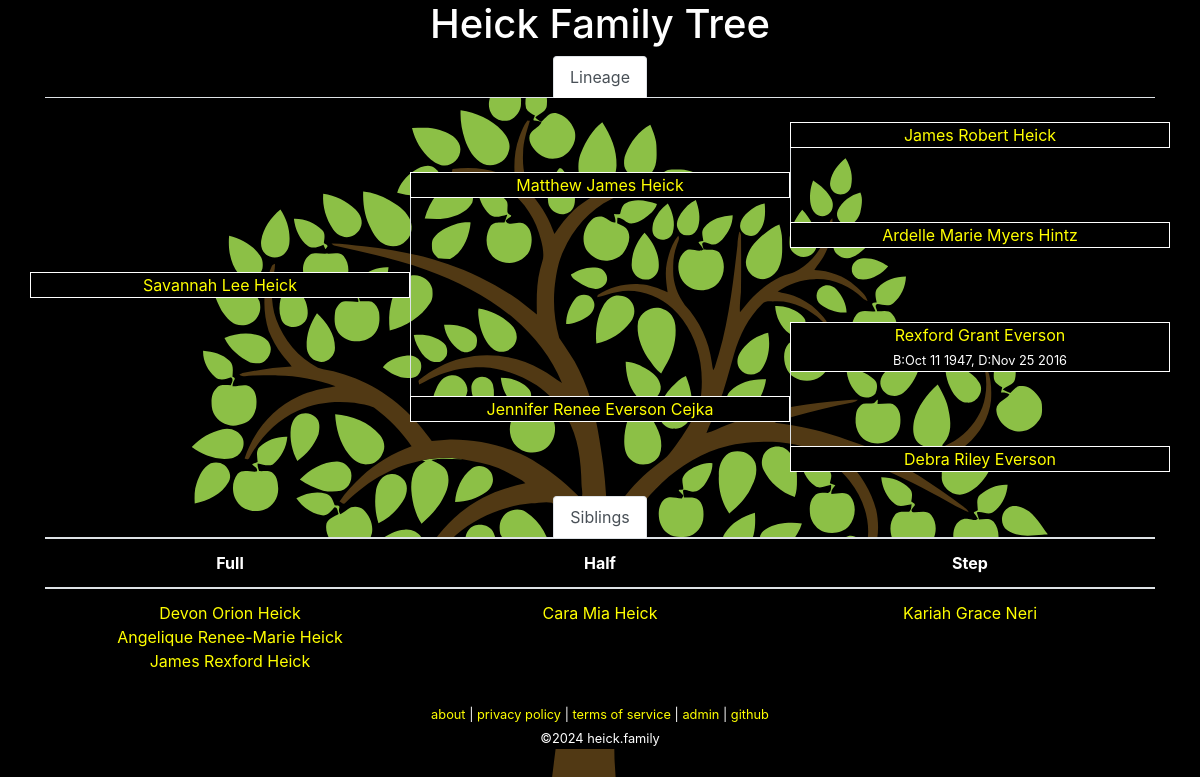
Screenshot of /tree.php?id=12 with the database file from the repository.
### tables this page shows
CREATE TABLE `family` (
  `id` int(10) unsigned NOT NULL AUTO_INCREMENT COMMENT 'primary key',
  `name` char(200) NOT NULL,
  `parent-bio-x` int(10) unsigned NOT NULL DEFAULT 0 COMMENT 'mother xx',
  `parent-bio-y` int(10) unsigned NOT NULL DEFAULT 0 COMMENT 'father xy',
  `parent-adopt-x` int(10) unsigned NOT NULL DEFAULT 0,
  `parent-adopt-y` int(10) unsigned NOT NULL DEFAULT 0,
  `partner` int(10) unsigned NOT NULL DEFAULT 0,
  `dob` char(10) NOT NULL DEFAULT '0000-00-00' COMMENT 'date of birth ymd',
  `dod` char(10) NOT NULL DEFAULT '0000-00-00' COMMENT 'date of death ymd',
  `lastupdated` datetime NOT NULL DEFAULT current_timestamp() ON UPDATE current_timestamp(),
  PRIMARY KEY (`id`)
);

### lib/Family.php (called while the page is built, shortened)
<?php
class Family
{
	private static $link = null;
	public static function getPerson($id = 0)
	{
		if ($id == 0)
		{
			return [];
		}
		$query = 'SELECT * FROM `family` WHERE `id`=' . self::_escape($id) . ' LIMIT 1';
		$result = self::_query($query);
		while ($row = mysqli_fetch_assoc($result)) {
			return $row;
		}
		return [];
	}
	public static function getParents($id = 0)
	{
		$person = self::getPerson($id);
		$parent_bio_x = isset($person['parent-bio-x']) ? $person['parent-bio-x'] : 0;
		$parent_bio_y = isset($person['parent-bio-y']) ? $person['parent-bio-y'] : 0;
		$parent_adopt_a = isset($person['parent-adopt-x']) ? $person['parent-adopt-x'] : 0;
		$parent_adopt_b = isset($person['parent-adopt-y']) ? $person['parent-adopt-y'] : 0;
		$data = [
			'bio-x' => self::getPerson($parent_bio_x),
			'bio-y' => self::getPerson($parent_bio_y),
			'adopt-x' => self::getPerson($parent_adopt_a),
			'adopt-y' => self::getPerson($parent_adopt_b),
		];
		return $data;
	}
	public static function getPartner($id = 0)
	{
		$person = self::getPerson($id);
		$partner = isset($person['partner']) ? $person['partner'] : 0;
		if ($partner == 0)
		{
			return [];
		}
		return self::getPerson($partner);
	}
	public static function getSiblings($id = 0)
	{
		$data = [];
		$me = self::getPerson($id);
		$parentx = $me['parent-bio-x'];
		$parenty = $me['parent-bio-y'];
		if (($parentx > 0) && ($parenty > 0))
		{
			$full_siblings = [];
			$query = 'SELECT * FROM `family` WHERE (`parent-bio-x`=' . $parentx . ' AND `parent-bio-y`=' . $parenty . ') OR (`parent-bio-x`=' . $parenty . ' AND `parent-bio-y`=' . $parentx . ')';
			$result = self::_query($query);
			while ($row = mysqli_fetch_assoc($result))
			{
				if ($row['id'] != $id)
				{
					$full_siblings[] = $row['id'];
				}
			}
			if (count($full_siblings) > 0)
			{
				$data['full'] = $full_siblings;
			}
		}
		if (($parentx > 0) || ($parenty > 0))
		{
			$half_siblings = [];
			$parents = [];
			if ($parentx > 0)
			{
				$parents[] = $parentx;
			}
			if ($parenty > 0)
			{
				$parents[] = $parenty;
			}
			foreach ($parents as $parent)
			{
				$query = 'SELECT * FROM `family` WHERE (`parent-bio-x`=' . $parent . ' OR `parent-bio-y`=' . $parent . ')';
				$result = self::_query($query);
				while ($row = mysqli_fetch_assoc($result))
				{
					if ($row['id'] != $id)
					{
						$half_siblings[] = $row['id'];
					}
				}
			}
			if (count($half_siblings) > 0)
			{
				if (isset($data['full']) && (count($data['full']) > 0))
				{
					$data['half'] = [];
					foreach ($half_siblings as $p)
					{
						if (!in_array($p, $data['full']))
						{
							$data['half'][] = $p;
						}
					}
				}
				else
				{
					$data['half'] = $half_siblings;
				}
			}
		}
		if (($parentx > 0) || ($parenty > 0))
		{
			$step_siblings = [];
			$parents = [];
			if ($parentx > 0)
			{
				$parents[] = $parentx;
			}
			if ($parenty > 0)
			{
				$parents[] = $parenty;
			}
			$step_parents = [];
			foreach ($parents as $parent)
			{
				$them = self::getPerson($parent);
				if ($them['partner'] > 0)
				{
					$step_parents[] = $them['partner'];
				}
			}
			foreach ($step_parents as $step_parent)
			{
				$query = 'SELECT * FROM `family` WHERE (`parent-bio-x`=' . $step_parent . ' OR `parent-bio-y`=' . $step_parent . ')';
				$result = self::_query($query);
				while ($row = mysqli_fetch_assoc($result))
				{
					if ($row['id'] != $id)
					{
						$step_siblings[] = $row['id'];
					}
				}
			}
			if (count($step_siblings) > 0)
			{
				if ((count($data['half']) > 0) || (count($data['full']) > 0))
				{
					$data['step'] = [];
					foreach ($step_siblings as $p)
					{
						if (!in_array($p, $data['half']) && !in_array($p, $data['full']))
						{
							$data['step'][] = $p;
						}
					}
				}
				else
				{
					$data['step'] = $step_siblings;
				}
			}
		}
		return $data;
	}
	public static function getLineage($id = 0)
	{
		$lineage = [
			'partner' => ['id' => 0, 'name' => 'unknown' ],
			'parent-bio-x' => ['id' => 0, 'name' => 'unknown' ],
			'parent-bio-y' => ['id' => 0, 'name' => 'unknown' ],
			'parent-adopt-x' => ['id' => 0, 'name' => 'unknown' ],
			'parent-adopt-y' => ['id' => 0, 'name' => 'unknown' ],
			'parent-x-parent-bio-x' => ['id' => 0, 'name' => 'unknown' ],
			'parent-x-parent-bio-y' => ['id' => 0, 'name' => 'unknown' ],
			'parent-y-parent-bio-x' => ['id' => 0, 'name' => 'unknown' ],
			'parent-y-parent-bio-y' => ['id' => 0, 'name' => 'unknown' ],
		];
		$partner = self::getPartner($id);
		$lineage['partner']['id'] = isset($partner['id']) ? $partner['id'] : 0;
		$lineage['partner']['name'] = self::formatName(self::getPerson($lineage['partner']['id']));
		$parents = self::getParents($id);
		$lineage['parent-bio-x']['id'] = isset($parents['bio-x']['id']) ? $parents['bio-x']['id'] : 0;
		$lineage['parent-bio-x']['name'] = self::formatName(self::getPerson($lineage['parent-bio-x']['id']));
		$lineage['parent-bio-y']['id'] = isset($parents['bio-y']['id']) ? $parents['bio-y']['id'] : 0;
		$lineage['parent-bio-y']['name'] = self::formatName(self::getPerson($lineage['parent-bio-y']['id']));
		$lineage['parent-adopt-x']['id'] = isset($parents['adopt-x']['id']) ? $parents['adopt-x']['id'] : 0;
		$lineage['parent-adopt-x']['name'] = self::formatName(self::getPerson($lineage['parent-adopt-x']['id']));
		$lineage['parent-adopt-y']['id'] = isset($parents['adopt-y']['id']) ? $parents['adopt-y']['id'] : 0;
		$lineage['parent-adopt-y']['name'] = self::formatName(self::getPerson($lineage['parent-adopt-y']['id']));
		$parents = self::getParents($lineage['parent-bio-x']['id']);
		$lineage['parent-x-parent-bio-x']['id'] = isset($parents['bio-x']['id']) ? $parents['bio-x']['id'] : 0;
		$lineage['parent-x-parent-bio-x']['name'] = self::formatName(self::getPerson($lineage['parent-x-parent-bio-x']['id']));
		$lineage['parent-x-parent-bio-y']['id'] = isset($parents['bio-y']['id']) ? $parents['bio-y']['id'] : 0;
		$lineage['parent-x-parent-bio-y']['name'] = self::formatName(self::getPerson($lineage['parent-x-parent-bio-y']['id']));
		$parents = self::getParents($lineage['parent-bio-y']['id']);
		$lineage['parent-y-parent-bio-x']['id'] = isset($parents['bio-x']['id']) ? $parents['bio-x']['id'] : 0;
		$lineage['parent-y-parent-bio-x']['name'] = self::formatName(self::getPerson($lineage['parent-y-parent-bio-x']['id']));
		$lineage['parent-y-parent-bio-y']['id'] = isset($parents['bio-y']['id']) ? $parents['bio-y']['id'] : 0;
		$lineage['parent-y-parent-bio-y']['name'] = self::formatName(self::getPerson($lineage['parent-y-parent-bio-y']['id']));
		return $lineage;
	}
	public static function formatName($id = [])
	{
		if (isset($id['name']))
		{
			return $id['name'];
		}
		return 'Unknown';
	}
	protected static function _query($query = null)
	{
		$result = mysqli_query(self::$link, $query);
		return $result;
	}
	protected static function _escape($string = "")
	{
		return mysqli_real_escape_string(self::$link, $string);
	}
	protected static function _connect()
	{
		if (!is_null(self::$link))
		{
			return;
		}
		$config = json_decode(file_get_contents('../conf/configuration.json'), true);
		$db = $config['database'];
		self::$link = mysqli_connect($db['hostname'], $db['username'], $db['password'], $db['database']);
		return;
	}
}

### www/tree.php (the view, shortened to what this page needs)
<?php
require_once('../lib/Family.php');
$id = isset($_GET['id']) ? intval($_GET['id']) : null;
$me = Family::getPerson($id);
$lineage = Family::getLineage($me['id']);
$lineage['me'] = [
	'id' => $me['id'],
	'name' => Family::formatName($me),
];
function showMember($fam, $extra = '')
{
	if ($fam['id'] == 0)
	{
		echo $fam['name'];
	}
	else
	{
		echo '<a href="?id=' . $fam['id'] . '">' . $fam['name'] . '</a>';
		$data = Family::getPerson($fam['id']);
		$subtext = '';
		if ($data['dod'] != '0000-00-00')
		{
			if ($data['dob'] != '0000-00-00')
			{
				$subtext .= 'B:' . date("M j Y", strtotime($data['dob']));
			}
			if (strlen($subtext) > 0)
			{
				$subtext .= ',&nbsp;';
			}
			$subtext .= 'D:' . date("M j Y", strtotime($data['dod']));
		}
		if (strlen($subtext) > 0)
		{
			echo '<br />';
			echo '<span class="small">' . $subtext . '</span>';
		}
	}
}
?><!DOCTYPE html>
<html lang="en">
	<head>
		<link rel="stylesheet" href="https://cdn.jsdelivr.net/npm/bootstrap@4.6.0/dist/css/bootstrap.min.css">
		<link rel="stylesheet" href="media/theme.css">
		<link rel="stylesheet" href="media/tree.css">
	</head>
	<body>
		<div class="container">
<?php require_once("header.php"); ?>
			<div class="row">
				<div class="col">
					<ul class="nav nav-tabs justify-content-center">
						<li class="nav-item">
							<a class="nav-link active" id='tab-lineage' href="#">Lineage</a>
						</li>
					</ul>
				</div>
			</div>
			<div class="row">
				<div class="col-4">&nbsp;</div>
				<div class="col-4">&nbsp;</div>
				<div class="col-4">&nbsp;</div>
			</div>
			<div class="row">
				<div class="col-4">&nbsp;</div>
				<div class="col-4">&nbsp;</div>
				<div title="grandparent" class="col-4 text-center border-full background-black"><?php showMember($lineage['parent-y-parent-bio-y']); ?></div>
			</div>
			<div class="row">
				<div class="col-4">&nbsp;</div>
				<div class="col-4">&nbsp;</div>
				<div class="col-4 border-left">&nbsp;</div>
			</div>
			<div class="row">
				<div class="col-4">&nbsp;</div>
				<div title="parent" class="col-4 text-center border-full background-black"><?php
if ((($lineage['parent-bio-y']['id'] != 0) && ($lineage['parent-adopt-y']['id'] != 0)) || ($lineage['parent-adopt-y']['id'] != 0))
	if ($lineage['parent-bio-y']['id'] == 0)
	{
		showMember($lineage['parent-adopt-y'], '(adopted)');
	}
	else
	{
		showMember($lineage['parent-bio-y'], '(bio)');
		echo '<br />';
		showMember($lineage['parent-adopt-y'], '(adopted)');
	}
else {
	showMember($lineage['parent-bio-y']);
}
?></div>
				<div class="col-4 border-left">&nbsp;</div>
			</div>
			<div class="row">
				<div class="col-4">&nbsp;</div>
				<div class="col-4 border-left">&nbsp;</div>
				<div class="col-4 border-left">&nbsp;</div>
			</div>
			<div class="row">
				<div class="col-4">&nbsp;</div>
				<div class="col-4 border-left">&nbsp;</div>
				<div title="grandparent" class="col-4 text-center border-full background-black"><?php showMember($lineage['parent-y-parent-bio-x']); ?></div>
			</div>
			<div class="row">
				<div class="col-4">&nbsp;</div>
				<div class="col-4 border-left">&nbsp;</div>
				<div class="col-4">&nbsp;</div>
			</div>
			<div class="row">
				<div title="self" class="col-4 text-center border-full background-black"><?php showMember($lineage['me']); ?></div>
				<div class="col-4 border-left">&nbsp;</div>
				<div class="col-4">&nbsp;</div>
			</div>
			<div class="row">
				<div class="col-4">&nbsp;</div>
				<div class="col-4 border-left">&nbsp;</div>
				<div class="col-4">&nbsp;</div>
			</div>
			<div class="row">
				<div class="col-4">&nbsp;</div>
				<div class="col-4 border-left">&nbsp;</div>
				<div title="grandparent" class="col-4 text-center border-full background-black"><?php showMember($lineage['parent-x-parent-bio-y']); ?></div>
			</div>
			<div class="row">
				<div class="col-4">&nbsp;</div>
				<div class="col-4 border-left">&nbsp;</div>
				<div class="col-4 border-left">&nbsp;</div>
			</div>
			<div class="row">
				<div class="col-4">&nbsp;</div>
				<div title="parent" class="col-4 text-center border-full background-black"><?php
if ((($lineage['parent-bio-x']['id'] != 0) && ($lineage['parent-adopt-x']['id'] != 0)) || ($lineage['parent-adopt-x']['id'] != 0))
	if ($lineage['parent-bio-x']['id'] == 0)
	{
		showMember($lineage['parent-adopt-x'], '(adopted)');
	}
	else
	{
		showMember($lineage['parent-bio-x'], '(bio)');
		echo '<br />';
		showMember($lineage['parent-adopt-x'], '(adopted)');
	}
else {
	showMember($lineage['parent-bio-x']);
}
?></div>
				<div class="col-4 border-left">&nbsp;</div>
			</div>
			<div class="row">
				<div class="col-4">&nbsp;</div>
				<div class="col-4">&nbsp;</div>
				<div class="col-4 border-left">&nbsp;</div>
			</div>
			<div class="row">
				<?php
if ($lineage['partner']['id'] == 0)
{
	echo '<div class="col-4">&nbsp;</div>';
}
else
{
	echo '<div title="partner" class="col-4 text-center border-full background-black">';
	showMember($lineage['partner']);
	echo '</div>';
}
				?>
				<div class="col-4">&nbsp;</div>
				<div title="grandparent" class="col-4 text-center border-full background-black"><?php showMember($lineage['parent-x-parent-bio-x']); ?></div>
			</div>
			<div class="row">
				<div class="col-12">&nbsp;</div>
			</div>
<?php
$siblings = Family::getSiblings($id);
if (count($siblings) > 0)
{
?>
			<ul class="nav nav-tabs justify-content-center">
				<li class="nav-item">
					<a class="nav-link active" id='tab-siblings' href="#">Siblings</a>
				</li>
			</ul>
			<div class="row">
				<div class="col">
					<table class="table">
						<thead>
							<tr>
								<th scope="col">Full</th>
								<th scope="col">Half</th>
								<th scope="col">Step</th>
							</tr>
						</thead>
						<tbody>
							<tr>
								<td style="width: 33%;" scope="col">
<?php
$sibling_list = isset($siblings['full']) ? $siblings['full'] : [];
if (count($sibling_list) == 0)
{
	echo "None";
}
else
{
	foreach ($sibling_list as $sibling)
	{
		echo '<br>';
	}
}
?>
								</td>
								<td style="width: 33%;" scope="col">
<?php
$sibling_list = isset($siblings['half']) ? $siblings['half'] : [];
if (count($sibling_list) == 0)
{
	echo "None";
}
else
{
	foreach ($sibling_list as $sibling)
	{
		echo '<br>';
	}
}
?>
								</td>
								<td style="width: 33%;" scope="col">
<?php
$sibling_list = isset($siblings['step']) ? $siblings['step'] : [];
if (count($sibling_list) == 0)
{
	echo "None";
}
else
{
	foreach ($sibling_list as $sibling)
	{
		echo '<br>';
	}
}
?>
								</td>
							</tr>
						</tbody>
					</table>
				</div>
			</div>
<?php
}
?>
<?php require_once("footer.php"); ?>
		</div>
	</body>
</html>

### www/media/theme.css (style rules this page uses)
body, table, tr, td { background: black; color: white; }
th, td { text-align: center; }
a { color: yellow; background: black; }
body { background-image: url('media/family-tree-fixed.svg'); background-size: cover; background-repeat: no-repeat; }
.background-black { background-color: black; }
div.col { background-color: black; }

### www/media/tree.css (style rules this page uses)
.border-full { border: 1px solid white; }
.border-left { border-left: 1px solid white; }
.background-black { background-color: black; }

### rows the page displays
family: name "James Robert Heick"
family: name "Matthew James Heick"
family: name "Ardelle Marie Myers Hintz"
family: name "Savannah Lee Heick"
family: name "Rexford Grant Everson", subtext "B:Oct 11 1947, D:Nov 25 2016"
family: name "Jennifer Renee Everson Cejka"
family: name "Debra Riley Everson"
family: name "Devon Orion Heick"
family: name "Angelique Renee-Marie Heick"
family: name "James Rexford Heick"
family: name "Cara Mia Heick"
family: name "Kariah Grace Neri"
